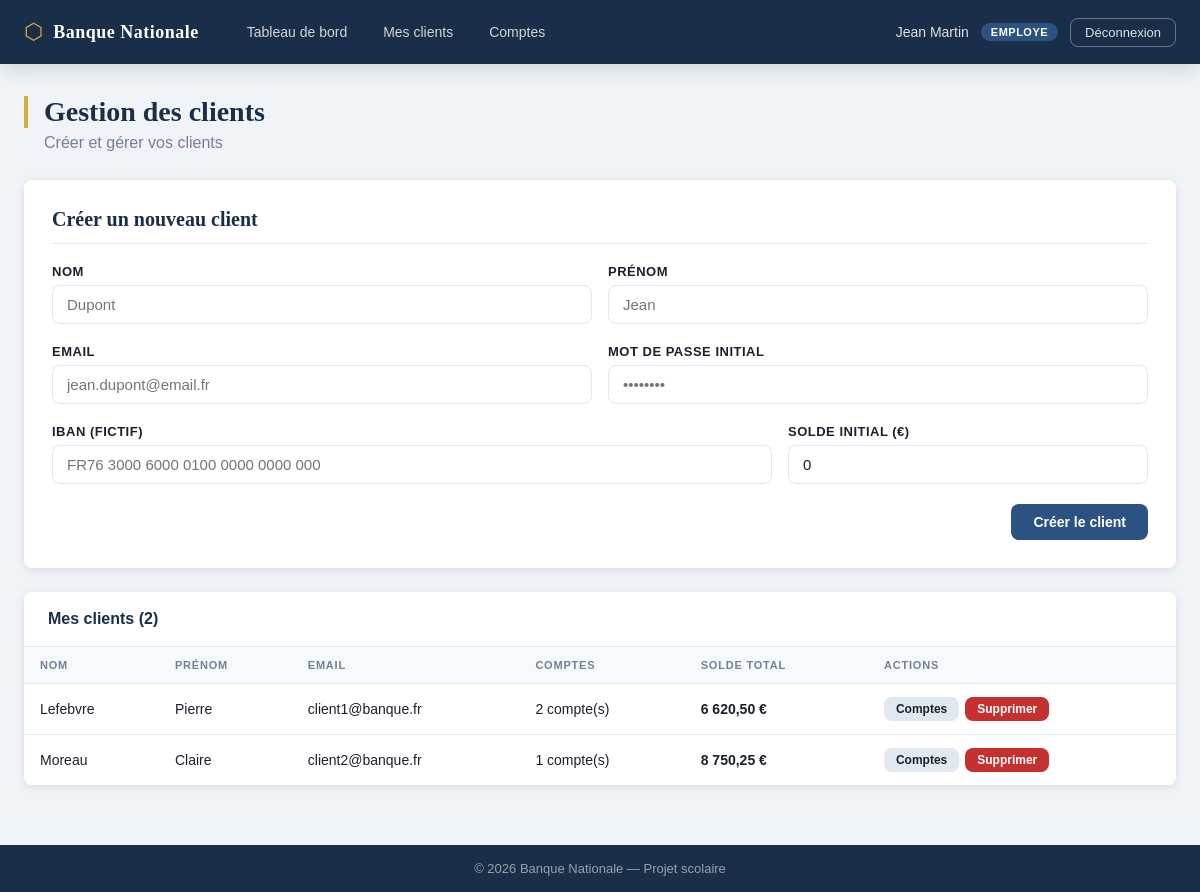
The page /employe/clients.php (signed in) on the database its author committed.
### tables this page shows
CREATE TABLE clients (
    id              INT AUTO_INCREMENT PRIMARY KEY,
    utilisateur_id  INT NOT NULL,
    employe_id      INT NOT NULL,          
    FOREIGN KEY (utilisateur_id) REFERENCES utilisateurs(id) ON DELETE CASCADE,
    FOREIGN KEY (employe_id)     REFERENCES employes(id) ON DELETE RESTRICT
);

CREATE TABLE utilisateurs (
    id          INT AUTO_INCREMENT PRIMARY KEY,
    nom         VARCHAR(100) NOT NULL,
    prenom      VARCHAR(100) NOT NULL,
    email       VARCHAR(150) NOT NULL UNIQUE,
    mot_de_passe VARCHAR(255) NOT NULL,    
    role        ENUM('admin', 'employe', 'client') NOT NULL DEFAULT 'client',
    created_at  DATETIME DEFAULT CURRENT_TIMESTAMP
);

### employe/clients.php (the view, shortened to what this page needs)
<?php
require_once '../config/database.php';
$req_employe = $pdo->prepare("SELECT id FROM employes WHERE utilisateur_id = ?");
$req_employe->execute([$_SESSION['utilisateur_id']]);
$employe = $req_employe->fetch();
$employe_id = $employe['id'];
$req_clients = $pdo->prepare("
    SELECT
        cl.id AS client_id,
        u.nom,
        u.prenom,
        u.email,
        COUNT(co.id) AS nb_comptes,
        COALESCE(SUM(co.solde), 0) AS solde_total
    FROM clients cl
    JOIN utilisateurs u ON cl.utilisateur_id = u.id
    LEFT JOIN comptes co ON co.client_id = cl.id
    WHERE cl.employe_id = ?
    GROUP BY cl.id, u.nom, u.prenom, u.email
    ORDER BY u.nom
");
$req_clients->execute([$employe_id]);
$liste_clients = $req_clients->fetchAll();
include '../includes/header.php';
?>
<div class="page-titre">
    <h1>Gestion des clients</h1>
    <p>Créer et gérer vos clients</p>
</div>
<div class="carte">
    <h2>Créer un nouveau client</h2>
    <form method="POST" action="/banque/employe/clients.php">
        <div style="display: grid; grid-template-columns: 1fr 1fr; gap: 16px;">
            <div class="form-group">
                <label>Nom</label>
                <input type="text" name="nom" placeholder="Dupont" required>
            </div>
            <div class="form-group">
                <label>Prénom</label>
                <input type="text" name="prenom" placeholder="Jean" required>
            </div>
        </div>
        <div style="display: grid; grid-template-columns: 1fr 1fr; gap: 16px;">
            <div class="form-group">
                <label>Email</label>
                <input type="email" name="email" placeholder="jean.dupont@email.fr" required>
            </div>
            <div class="form-group">
                <label>Mot de passe initial</label>
                <input type="password" name="password" placeholder="••••••••" required>
            </div>
        </div>
        <div style="display: grid; grid-template-columns: 2fr 1fr; gap: 16px;">
            <div class="form-group">
                <label>IBAN (fictif)</label>
                <input type="text" name="iban" placeholder="FR76 3000 6000 0100 0000 0000 000" required>
            </div>
            <div class="form-group">
                <label>Solde initial (€)</label>
                <input type="number" name="solde" value="0" min="0" step="0.01">
            </div>
        </div>
        <div class="flex-droite">
            <button type="submit" class="btn btn-principal">Créer le client</button>
        </div>
    </form>
</div>
<div class="tableau-conteneur">
    <div class="tableau-entete">
        <h2>Mes clients (<?php echo count($liste_clients); ?>)</h2>
    </div>
    <?php if (count($liste_clients) === 0): ?>
        <div style="padding: 32px; text-align: center; color: #718096;">
            Vous n'avez pas encore de clients.
        </div>
    <?php else: ?>
    <table>
        <thead>
            <tr>
                <th>Nom</th>
                <th>Prénom</th>
                <th>Email</th>
                <th>Comptes</th>
                <th>Solde total</th>
                <th>Actions</th>
            </tr>
        </thead>
        <tbody>
            <?php foreach ($liste_clients as $client): ?>
            <tr>
                <td><?php echo htmlspecialchars($client['nom']); ?></td>
                <td><?php echo htmlspecialchars($client['prenom']); ?></td>
                <td><?php echo htmlspecialchars($client['email']); ?></td>
                <td><?php echo $client['nb_comptes']; ?> compte(s)</td>
                <td><strong><?php echo number_format($client['solde_total'], 2, ',', ' '); ?> €</strong></td>
                <td>
                    <div class="actions-groupe">
                        <a href="/banque/employe/comptes.php?client_id=<?php echo $client['client_id']; ?>"
                           class="btn btn-neutre" style="font-size: 12px; padding: 5px 12px;">
                            Comptes
                        </a>
                        <a href="/banque/employe/clients.php?action=supprimer&id=<?php echo $client['client_id']; ?>"
                           class="btn btn-danger" style="font-size: 12px; padding: 5px 12px;"
                           onclick="return confirm('Supprimer ce client et tous ses comptes ?')">
                            Supprimer
                        </a>
                    </div>
                </td>
            </tr>
            <?php endforeach; ?>
        </tbody>
    </table>
    <?php endif; ?>
</div>
<?php include '../includes/footer.php'; ?>

### css/style.css (style rules this page uses)
:root { --couleur-principale: #1a2e4a; --couleur-secondaire: #2c5282; --couleur-accent: #d4af37; --couleur-fond: #f0f4f8; --couleur-blanc: #ffffff; --couleur-texte: #1a202c; --couleur-texte-clair: #718096; --couleur-succes: #2f855a; --couleur-danger: #c53030; --couleur-avertissement:#b7791f; --couleur-info: #2b6cb0; --couleur-bordure: #e2e8f0; --ombre: 0 2px 8px rgba(0,0,0,0.10); --ombre-forte: 0 4px 20px rgba(0,0,0,0.15); --rayon: 8px; --font-principale: 'Georgia', 'Times New Roman', serif; --font-interface: 'Trebuchet MS', 'Gill Sans', sans-serif; }
*, *::before, *::after { box-sizing: border-box; margin: 0; padding: 0; }
html { font-size: 16px; }
body { font-family: var(--font-interface); background-color: var(--couleur-fond); color: var(--couleur-texte); min-height: 100vh; display: flex; flex-direction: column; }
.form-group { margin-bottom: 20px; }
.form-group label { display: block; font-size: 13px; font-weight: bold; color: var(--couleur-texte); margin-bottom: 6px; text-transform: uppercase; letter-spacing: 0.5px; }
.form-group input, .form-group select, .form-group textarea { width: 100%; padding: 10px 14px; border: 1px solid var(--couleur-bordure); border-radius: var(--rayon); font-size: 15px; font-family: var(--font-interface); color: var(--couleur-texte); background-color: var(--couleur-blanc); transition: border-color 0.2s, box-shadow 0.2s; }
.btn { display: inline-block; padding: 10px 22px; border-radius: var(--rayon); font-size: 14px; font-family: var(--font-interface); font-weight: bold; text-decoration: none; cursor: pointer; border: none; transition: opacity 0.2s, transform 0.1s; }
.btn-principal { background-color: var(--couleur-secondaire); color: white; }
.btn-danger { background-color: var(--couleur-danger); color: white; }
.btn-neutre { background-color: var(--couleur-bordure); color: var(--couleur-texte); }
.page-titre { margin-bottom: 28px; }
.page-titre h1 { font-family: var(--font-principale); font-size: 28px; color: var(--couleur-principale); border-left: 4px solid var(--couleur-accent); padding-left: 16px; }
.page-titre p { color: var(--couleur-texte-clair); margin-top: 6px; padding-left: 20px; }
.tableau-conteneur { background: var(--couleur-blanc); border-radius: var(--rayon); box-shadow: var(--ombre); overflow: hidden; margin-bottom: 28px; }
.tableau-entete { display: flex; align-items: center; justify-content: space-between; padding: 18px 24px; border-bottom: 1px solid var(--couleur-bordure); }
.tableau-entete h2 { font-size: 16px; font-weight: bold; color: var(--couleur-principale); }
table { width: 100%; border-collapse: collapse; font-size: 14px; }
thead th { background-color: #f7fafc; padding: 12px 16px; text-align: left; font-size: 11px; font-weight: bold; text-transform: uppercase; letter-spacing: 0.8px; color: var(--couleur-texte-clair); border-bottom: 1px solid var(--couleur-bordure); }
tbody td { padding: 13px 16px; border-bottom: 1px solid var(--couleur-bordure); color: var(--couleur-texte); }
tbody tr:last-child td { border-bottom: none; }
.carte { background: var(--couleur-blanc); border-radius: var(--rayon); box-shadow: var(--ombre); padding: 28px; margin-bottom: 24px; }
.carte h2 { font-family: var(--font-principale); font-size: 20px; color: var(--couleur-principale); margin-bottom: 20px; padding-bottom: 12px; border-bottom: 1px solid var(--couleur-bordure); }
.flex-droite { display: flex; justify-content: flex-end; gap: 8px; }
.actions-groupe { display: flex; gap: 6px; }

### rows shown on the page
clients: utilisateur.nom "Lefebvre", utilisateur.prenom "Pierre", utilisateur.email "client1@banque.fr", nb_comptes "2", solde_total "6 620,50"
clients: utilisateur.nom "Moreau", utilisateur.prenom "Claire", utilisateur.email "client2@banque.fr", nb_comptes "1", solde_total "8 750,25"

### other values the page prints
$_SESSION['prenom'] . ' ' . $_SESSION['nom'] "Jean Martin"
$_SESSION['role'] "EMPLOYE"
count($liste_clients) "2"
